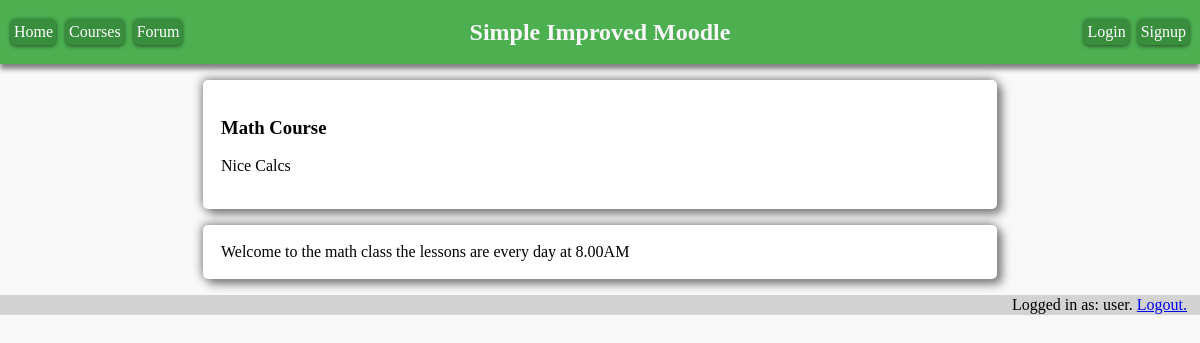
Screenshot of /course.php?id=2 (signed in) with the database file from the repository.
### tables this page shows
CREATE TABLE "Courses"
(
    ID          INTEGER
        primary key,
    name        varchar(255) not null,
    description varchar(255),
    image       varchar(255) default 'images/default-course-image.jpg'
);

CREATE TABLE CourseContent (
    contentID INTEGER PRIMARY KEY,
    courseID INTEGER NOT NULL,
    content varchar(10000),
    visible INTEGER default 1
);

### course.php (the view, shortened to what this page needs)
<!doctype html>
<html lang="en">
<head>
    <link rel="stylesheet" href="style.css">
</head>
<body>
<header>
    <div id="navbar">
        <div id="navleft">
            <a href="index.php" class="btn">Home</a>
            <a class="btn" href="courses.php">Courses</a>
            <?php
            if ($_SESSION["username"] != "Guest"){
                echo '<a class="btn" href="forum.php" style="margin-right: 1%">Forum</a>';
            }
            ?>
        </div>
        <div id="navcentre">
            <h2 class="title">Simple Improved Moodle</h2></div>
        <div id="navright">
            <a class="btn" href="login.html" style="margin-right: 1%">Login</a>
            <a class="btn" href="signup.php">Signup</a>
        </div>
    </div>
</header>
<?php
function showContent(){
    $db = new SQLite3("SecureDB.sqlite", SQLITE3_OPEN_READWRITE);
    $query_result = $db->query("SELECT * FROM Courses WHERE ID=" . $_GET["id"] . ";");
    $row = $query_result->fetchArray();
    echo '
               <div class="card">
                    <div class="content">
                        <h3>' . $row[1] . '</h3>
                        <p>' . $row[2] . '</p>
                    </div>
               </div> ' ;
    $query_result = $db->query("SELECT * FROM CourseContent WHERE courseID=" . $_GET["id"] . ";");
    $row = $query_result->fetchArray();
    while ($row){
        echo '
               <div class="card">
                    <div class="content">
                        ' . $row[2] . '
                    </div>
               </div> ' ;
        $row = $query_result->fetchArray();
    }
}
showContent();
?>
<footer id="footer">
    <div id="loginfo">
        Logged in as: <?php echo $_SESSION["username"]."."; ?>
        <a href="logout.php">Logout.</a>
    </div>
</footer>
</body>
</html>

### style.css (style rules this page uses)
body { margin: 0; background-color: #f8f8f8; }
#navbar { width: 100%; height: 64px; display: flex; justify-content: center; align-items: center; background-color: #4CAF50; box-shadow: 0 5px 5px gray; }
#navcentre { width: 33%; display: flex; justify-content: center; }
#navleft { width: 33%; display: flex; justify-content: left; }
#navright { width: 33%; display: flex; justify-content: right; }
.card { padding: 1px; width: 66%; margin: auto; margin-top: 16px; background-color: white; border-radius: 5px; box-shadow: 5px 5px 10px gray, -1px -1px 10px gray; }
.content { padding: 1px; margin: 16px; }
#footer { padding: 1px; margin-top: 16px; background-color: lightgray; display: flex; justify-content: flex-end; }
#loginfo { margin-right: 1%; }
.btn { text-decoration: none; position: relative; margin: 5px; padding: 4px 3px 4px 3px; overflow: hidden; border-width: 0; outline: none; border-radius: 5px; box-shadow: 0 1px 4px rgba(0, 0, 0, .6); background-color: #388E3C; color: #FFF; transition: background-color .3s; }
.btn:before { content: ""; position: absolute; top: 50%; left: 50%; display: block; width: 0; padding-top: 0; border-radius: 100%; background-color: rgba(236, 240, 241, .3); -webkit-transform: translate(-50%, -50%); -moz-transform: translate(-50%, -50%); -ms-transform: translate(-50%, -50%); -o-transform: translate(-50%, -50%); transform: translate(-50%, -50%); }
.title { color: #f8f8f8; }

### rows the page displays
courses: name "Math Course", description "Nice Calcs"
coursecontent: content "Welcome to the math class the lessons are every day at 8.00AM"

### other values shown
$_SESSION["username"] "user"
